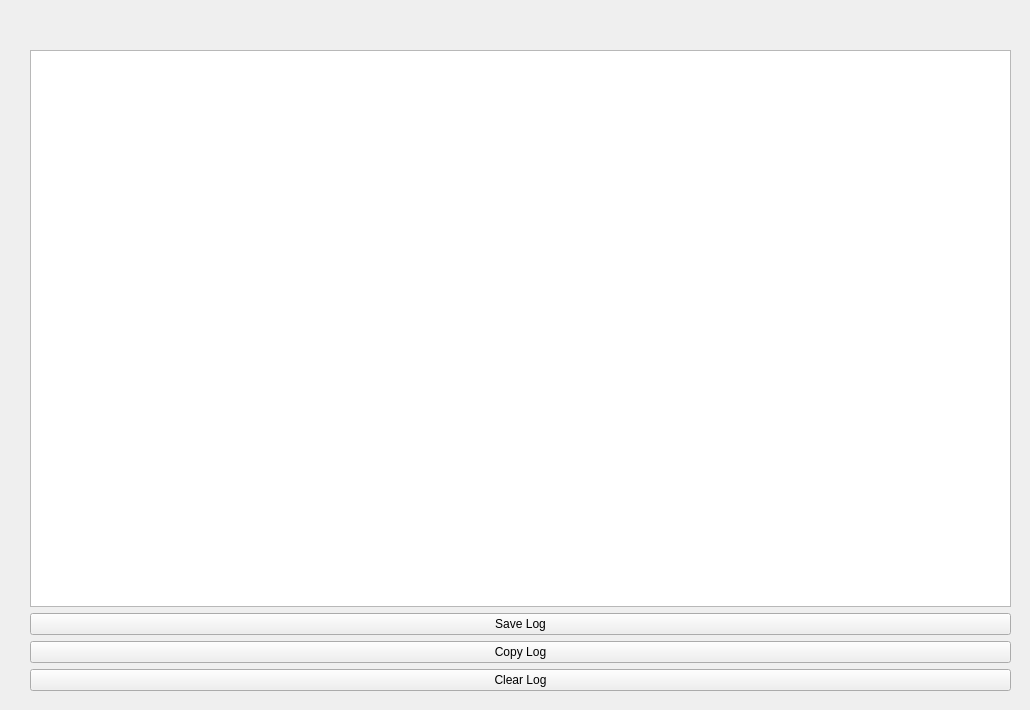
   <widget class="QWidget" name="tLog">
    <property name="minimumSize">
     <size>
      <width>750</width>
      <height>500</height>
     </size>
    </property>
    <property name="maximumSize">
     <size>
      <width>1200</width>
      <height>850</height>
     </size>
    </property>
    <property name="sizeIncrement">
     <size>
      <width>1</width>
      <height>1</height>
     </size>
    </property>
    <property name="baseSize">
     <size>
      <width>1000</width>
      <height>750</height>
     </size>
    </property>
    <attribute name="title">
     <string>Log</string>
    </attribute>
    <widget class="QWidget" name="wLog" native="true">
     <property name="geometry">
      <rect>
       <x>20</x>
       <y>30</y>
       <width>1001</width>
       <height>671</height>
      </rect>
     </property>
     <widget class="QWidget" name="layoutWidget_10">
      <property name="geometry">
       <rect>
        <x>10</x>
        <y>20</y>
        <width>981</width>
        <height>641</height>
       </rect>
      </property>
      <layout class="QGridLayout" name="gLLog">
       <item row="0" column="0">
        <widget class="QTextEdit" name="tELog"/>
       </item>
       <item row="1" column="0">
        <widget class="QPushButton" name="pBSaveLog">
         <property name="text">
          <string>Save Log</string>
         </property>
         <property name="icon">
          <iconset>
           <normaloff>Icons/SaveLog.svg</normaloff>Icons/SaveLog.svg</iconset>
         </property>
        </widget>
       </item>
       <item row="2" column="0">
        <widget class="QPushButton" name="pBCopyLog">
         <property name="text">
          <string>Copy Log</string>
         </property>
         <property name="icon">
          <iconset>
           <normaloff>Icons/CopyLog.svg</normaloff>Icons/CopyLog.svg</iconset>
         </property>
        </widget>
       </item>
       <item row="3" column="0">
        <widget class="QPushButton" name="pBClearLog">
         <property name="text">
          <string>Clear Log</string>
         </property>
         <property name="icon">
          <iconset>
           <normaloff>Icons/ClearLog.svg</normaloff>Icons/ClearLog.svg</iconset>
         </property>
        </widget>
       </item>
      </layout>
     </widget>
    </widget>
   </widget>
